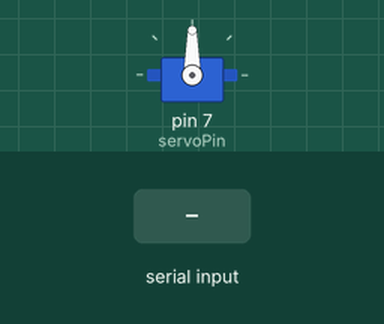
Bench run of a sketch on a simulated Arduino Uno, built with avr-gcc and run on an emulated ATmega328P. Parts: servo. The inputs (shaded band) are chosen by the test bench.

Above: at 1.2 s.
1.3 s: "ON" received over the second serial link
At 2.6 s:
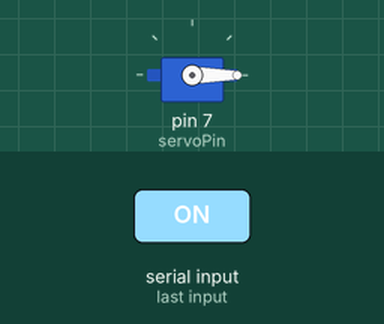
At 4.6 s:
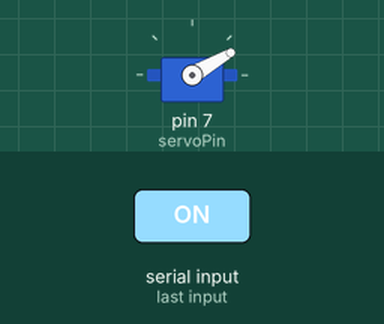
Timing chart, 0 to 6.1 s (numbered marks = the images above; inputs shaded):
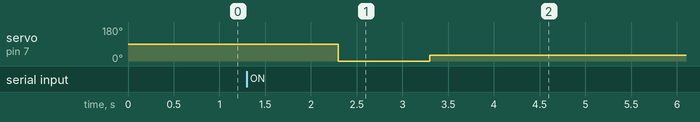

Measured:
- after the input at 1.3 s, servo on pin 7 (servoPin): 90° → 0° after 1.0 s, → 30° 1.0 s later

The sketch:

hc06.ino
```cpp
#include<Servo.h>
#include <SoftwareSerial.h>
SoftwareSerial HC06(10,11);

Servo myServo;
String cmd;
int servoPin = 7;
int power = 3;

void setup(){
  HC06.begin(9600);
  myServo.attach(servoPin);
  pinMode(power, OUTPUT);

}

void loop(){
  digitalWrite(power, HIGH);

  if (HC06.available() > 0){
    cmd = HC06.readString();
    if (cmd == "ON"){
      myServo.write(0);
      delay(1000);
      myServo.write(30);
    }
  }
}
```
